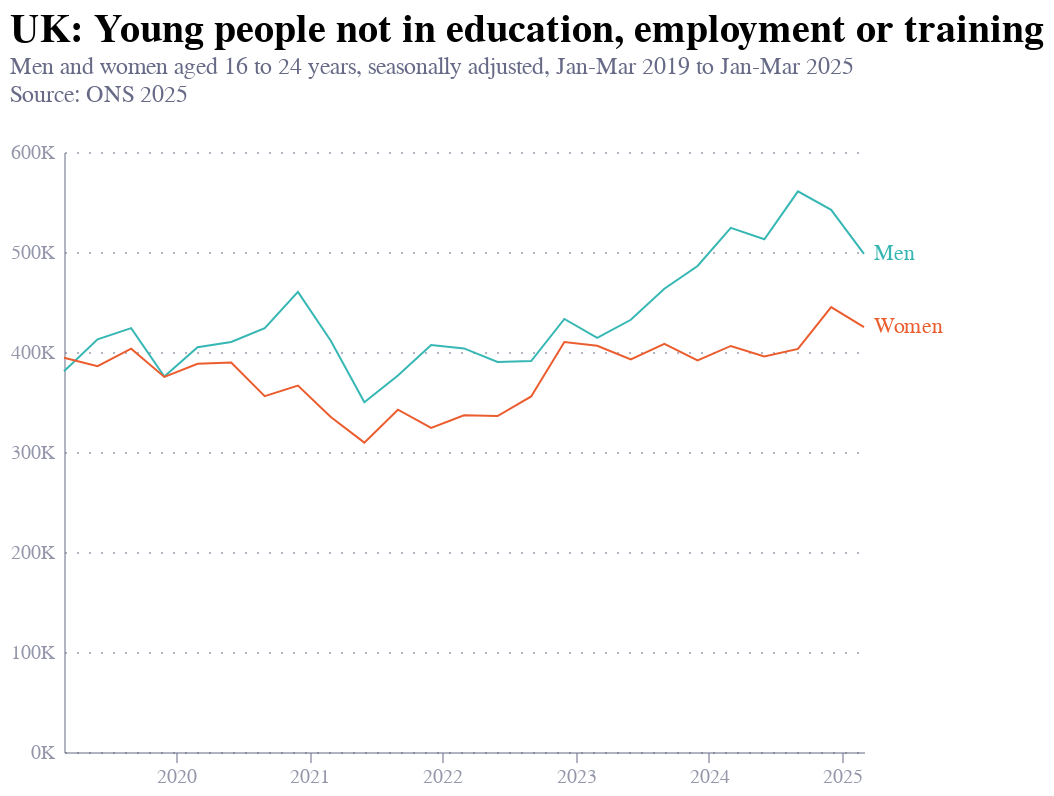

The notebook cell this image was saved under:
### Code cell
line_chart = alt.Chart(data).mark_line(strokeWidth=1).encode(
    x=alt.X('date_dt'),
    y=alt.Y('percentage', axis=alt.Axis(title=None, labelExpr="datum.value+'K'")),#, scale=alt.Scale(domain=[0, 15] )
    color=alt.Color('group:O', scale=alt.Scale(range=["#36B7B4","#EB5C2E","#00A767"]), legend=None)
).transform_filter(
    alt.datum['group'] != 'Total'  
).properties(
    title={
        "text": ["UK: Young people not in education, employment or training "],
        "subtitle": ["Men and women aged 16 to 24 years, seasonally adjusted, Jan-Mar 2019 to Jan-Mar 2025", "Source: ONS 2025", ""],
        "subtitleColor": "#676A86",
        "anchor": "start",
        "fontSize": 20
    }
)
line_chart

# Add text labels for each region at the last value point
text = alt.Chart(last_values).mark_text(align='left', dx=5).encode(
    x='date_dt',
    y='percentage',
    text='group',
    color='group'
).transform_filter(
    alt.datum['group'] != 'Total'
)

final_chart = line_chart + text
final_chart

### Figure 1 — Vega-Lite specification as saved in the notebook (floating-point values rounded to 4 significant figures)
{"config": {"font": "Circular Std", "mark": {"line": {"interpolate": "monotone"}}, "view": {"stroke": "transparent", "width": 400, "height": 300}, "range": {"category": ["#36B7B4", "#E6224B", "#F4C245", "#0063AF", "#00A767", "#179FDB", "#EB5C2E"], "diverging": ["#E6224B", "#E54753", "#C9C9C9", "#179FDB", "#122B39"], "heatmap": ["#C9C9C9", "#179FDB", "#0063AF", "#122B39"], "ordinal": ["#00A767", "#36B7B4", "#179FDB", "#0063AF", "#243B5A"]}, "axisX": {"domainColor": "#676A86", "domainOpacity": 0.5, "grid": false, "labelAngle": 0, "labelColor": "#676A86", "labelOpacity": 0.7, "orient": "bottom", "tickColor": "#676A86", "tickCount": 10, "tickOpacity": 0.5, "title": false, "titleAlign": "center", "titleAnchor": "middle", "titleColor": "#676A86", "titleFontSize": 12, "titleOpacity": 0.8, "titleY": -15}, "axisY": {"domainColor": "#676A86", "domainOpacity": 0.5, "gridColor": "#676A86", "gridDash": [1, 5], "gridOpacity": 0.5, "labelColor": "#676A86", "labelOpacity": 0.7, "labelPadding": 5, "tickColor": "#676A86", "tickCount": 8, "tickOpacity": 0.5, "ticks": false, "titleAlign": "left", "titleAngle": 0, "titleBaseline": "bottom", "titleColor": "#676A86", "titleFontSize": 12, "titleOpacity": 0.8, "titleX": 0, "titleY": -7}}, "layer": [{"data": {"name": "data-afd6e5429ce58ab6562e5ecd8b05267f"}, "mark": {"type": "line", "strokeWidth": 1}, "encoding": {"color": {"field": "group", "legend": null, "scale": {"range": ["#36B7B4", "#EB5C2E", "#00A767"]}, "type": "ordinal"}, "x": {"field": "date_dt", "type": "temporal"}, "y": {"axis": {"labelExpr": "datum.value+'K'", "title": null}, "field": "percentage", "type": "quantitative"}}, "title": {"text": ["UK: Young people not in education, employment or training "], "subtitle": ["Men and women aged 16 to 24 years, seasonally adjusted, Jan-Mar 2019 to Jan-Mar 2025", "Source: ONS 2025", ""], "subtitleColor": "#676A86", "anchor": "start", "fontSize": 20}, "transform": [{"filter": "(datum['group'] !== 'Total')"}]}, {"data": {"name": "data-a63133bca948234b4ddb91d9eef72bfd"}, "mark": {"type": "text", "align": "left", "dx": 5}, "encoding": {"color": {"field": "group", "type": "nominal"}, "text": {"field": "group", "type": "nominal"}, "x": {"field": "date_dt", "type": "temporal"}, "y": {"field": "percentage", "type": "quantitative"}}, "transform": [{"filter": "(datum['group'] !== 'Total')"}]}], "$schema": "https://vega.github.io/schema/vega-lite/v5.20.1.json", "datasets": {"data-afd6e5429ce58ab6562e5ecd8b05267f": [{"date_dt": "2019-03-01T00:00:00", "group": "Men", "percentage": 380.7}, {"date_dt": "2019-06-01T00:00:00", "group": "Men", "percentage": 412.7}, {"date_dt": "2019-09-01T00:00:00", "group": "Men", "percentage": 423.9}, {"date_dt": "2019-12-01T00:00:00", "group": "Men", "percentage": 375.4}, {"date_dt": "2020-03-01T00:00:00", "group": "Men", "percentage": 404.8}, {"date_dt": "2020-06-01T00:00:00", "group": "Men", "percentage": 410.0}, {"date_dt": "2020-09-01T00:00:00", "group": "Men", "percentage": 423.9}, {"date_dt": "2020-12-01T00:00:00", "group": "Men", "percentage": 460.2}, {"date_dt": "2021-03-01T00:00:00", "group": "Men", "percentage": 411.3}, {"date_dt": "2021-06-01T00:00:00", "group": "Men", "percentage": 349.7}, {"date_dt": "2021-09-01T00:00:00", "group": "Men", "percentage": 376.5}, {"date_dt": "2021-12-01T00:00:00", "group": "Men", "percentage": 407.0}, {"date_dt": "2022-03-01T00:00:00", "group": "Men", "percentage": 403.6}, {"date_dt": "2022-06-01T00:00:00", "group": "Men", "percentage": 390.0}, {"date_dt": "2022-09-01T00:00:00", "group": "Men", "percentage": 391.0}, {"date_dt": "2022-12-01T00:00:00", "group": "Men", "percentage": 433.0}, {"date_dt": "2023-03-01T00:00:00", "group": "Men", "percentage": 414.2}, {"date_dt": "2023-06-01T00:00:00", "group": "Men", "percentage": 432.2}, {"date_dt": "2023-09-01T00:00:00", "group": "Men", "percentage": 463.2}, {"date_dt": "2023-12-01T00:00:00", "group": "Men", "percentage": 486.0}, {"date_dt": "2024-03-01T00:00:00", "group": "Men", "percentage": 524.2}, {"date_dt": "2024-06-01T00:00:00", "group": "Men", "percentage": 512.7}, {"date_dt": "2024-09-01T00:00:00", "group": "Men", "percentage": 560.7}, {"date_dt": "2024-12-01T00:00:00", "group": "Men", "percentage": 542.1}, {"date_dt": "2025-03-01T00:00:00", "group": "Men", "percentage": 498.2}, {"date_dt": "2019-03-01T00:00:00", "group": "Women", "percentage": 394.3}, {"date_dt": "2019-06-01T00:00:00", "group": "Women", "percentage": 385.8}, {"date_dt": "2019-09-01T00:00:00", "group": "Women", "percentage": 403.3}, {"date_dt": "2019-12-01T00:00:00", "group": "Women", "percentage": 375.1}, {"date_dt": "2020-03-01T00:00:00", "group": "Women", "percentage": 388.2}, {"date_dt": "2020-06-01T00:00:00", "group": "Women", "percentage": 389.5}, {"date_dt": "2020-09-01T00:00:00", "group": "Women", "percentage": 355.8}, {"date_dt": "2020-12-01T00:00:00", "group": "Women", "percentage": 366.4}, {"date_dt": "2021-03-01T00:00:00", "group": "Women", "percentage": 335.0}, {"date_dt": "2021-06-01T00:00:00", "group": "Women", "percentage": 309.4}, {"date_dt": "2021-09-01T00:00:00", "group": "Women", "percentage": 342.3}, {"date_dt": "2021-12-01T00:00:00", "group": "Women", "percentage": 324.0}, {"date_dt": "2022-03-01T00:00:00", "group": "Women", "percentage": 336.7}, {"date_dt": "2022-06-01T00:00:00", "group": "Women", "percentage": 336.0}, {"date_dt": "2022-09-01T00:00:00", "group": "Women", "percentage": 355.6}, {"date_dt": "2022-12-01T00:00:00", "group": "Women", "percentage": 409.9}, {"date_dt": "2023-03-01T00:00:00", "group": "Women", "percentage": 406.2}, {"date_dt": "2023-06-01T00:00:00", "group": "Women", "percentage": 392.6}, {"date_dt": "2023-09-01T00:00:00", "group": "Women", "percentage": 408.1}, {"date_dt": "2023-12-01T00:00:00", "group": "Women", "percentage": 391.5}, {"date_dt": "2024-03-01T00:00:00", "group": "Women", "percentage": 406.0}, {"date_dt": "2024-06-01T00:00:00", "group": "Women", "percentage": 395.6}, {"date_dt": "2024-09-01T00:00:00", "group": "Women", "percentage": 403.1}, {"date_dt": "2024-12-01T00:00:00", "group": "Women", "percentage": 445.0}, {"date_dt": "2025-03-01T00:00:00", "group": "Women", "percentage": 424.8}], "data-a63133bca948234b4ddb91d9eef72bfd": [{"date_dt": "2025-03-01T00:00:00", "group": "Men", "percentage": 498.2}, {"date_dt": "2025-03-01T00:00:00", "group": "Women", "percentage": 424.8}]}}
